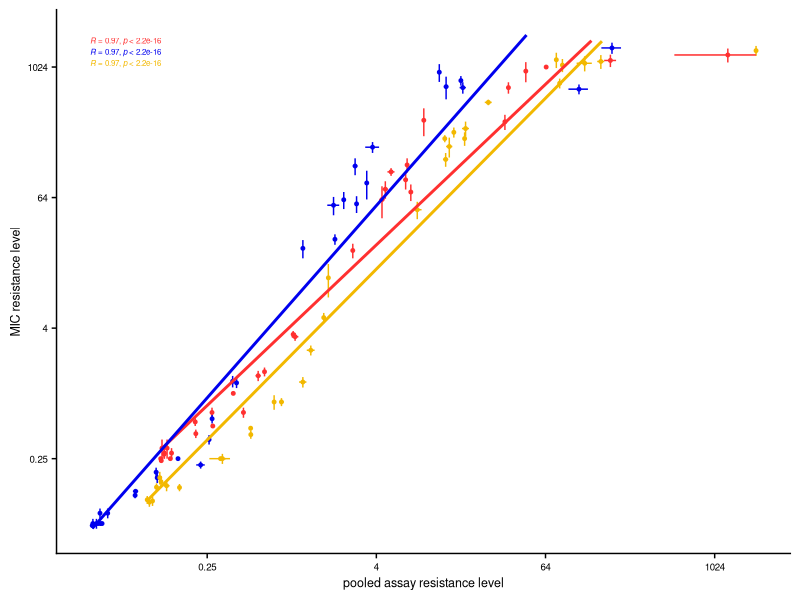

Source code (R):
# packages ####
library(tidyverse)
library(ggpubr)
library(cowplot)
library(egg)
theme_set(theme_cowplot() +
            theme(
              text = element_text(size = 9),
              axis.title = element_text(size = 9),
              axis.text = element_text(size = 7),
              legend.title = element_text(size = 9),
              legend.text = element_text(size = 9),
              plot.title = element_text(size = 9),
              plot.subtitle = element_text(size = 9),
              plot.caption = element_text(size = 9),
              strip.text = element_text(size = 9)
            )
)
# colors ####
red_Ec_color <- rgb(255, 48, 48, maxColorValue = 255)
blue_Kp_color <- rgb(0, 0, 238, maxColorValue = 255)
yellow_Se_color <- rgb(242, 184, 0, maxColorValue = 255)

# load data ####
MIC_df <- read.csv("data/MIC_data.csv")
barcode_df <- read.csv("data/MIC_simulation_file_3barcodes.csv")

# MIC analysis
MIC <- MIC_df %>%
  group_by(Species, Shorthand) %>%
  filter(!(is.na(MIC))) %>%
  summarise(N = n(),
            mean_MIC = mean(MIC),
            se_MIC = sd(MIC)/sqrt(N))%>%
  select(-N)

# Barcode analysis
barcode <- barcode_df %>%
  select(Species, Shorthand, fit.1, fit.2) %>%
  pivot_longer(cols = c(fit.1, fit.2), names_to = 'replicate') %>%
  group_by(Species, Shorthand) %>%
  summarise(N = n(),
            mean_barcode = mean(value),
            se_barcode = sd(value)/sqrt(N)) %>%
  select(-N)

total <- left_join(barcode, MIC)

Fig <- ggplot(data = total, aes(x = mean_barcode, y = mean_MIC, color = Species)) +
  geom_errorbar(aes(ymin=mean_MIC-se_MIC, ymax=mean_MIC+se_MIC), width=0) +
  geom_errorbar(aes(xmin=mean_barcode-se_barcode, xmax=mean_barcode+se_barcode), width=0) +
  geom_point(aes(color = Species), size = 1)+
  scale_x_continuous(trans = 'log2', limits = c(-Inf, 2048),
                     breaks = c(0.25, 4, 64, 1024), 
                     labels = c("0.25", "4", "64", "1024"))+
  scale_y_continuous(trans = 'log2', limits = c(-Inf, 2048),
                     breaks = c(0.25, 4, 64, 1024), 
                     labels = c("0.25", "4", "64", "1024"))+
  ylab('MIC resistance level') +
  xlab('pooled assay resistance level')+
  geom_smooth(method = "lm", se = FALSE, formula = y ~ x)+
  stat_cor(method = "pearson", size = 2)+
  scale_color_manual(values = c(red_Ec_color, blue_Kp_color, yellow_Se_color))+ 
  guides(color = FALSE)
  
# assembly ####
p_width = 3
p_height = 3
gFig <- set_panel_size(Fig, width  = unit(p_width, "in"), height = unit(p_height, "in"))

save_plot("SI_Fig2.pdf", plot = gFig, base_width = 4, base_height = 4)
